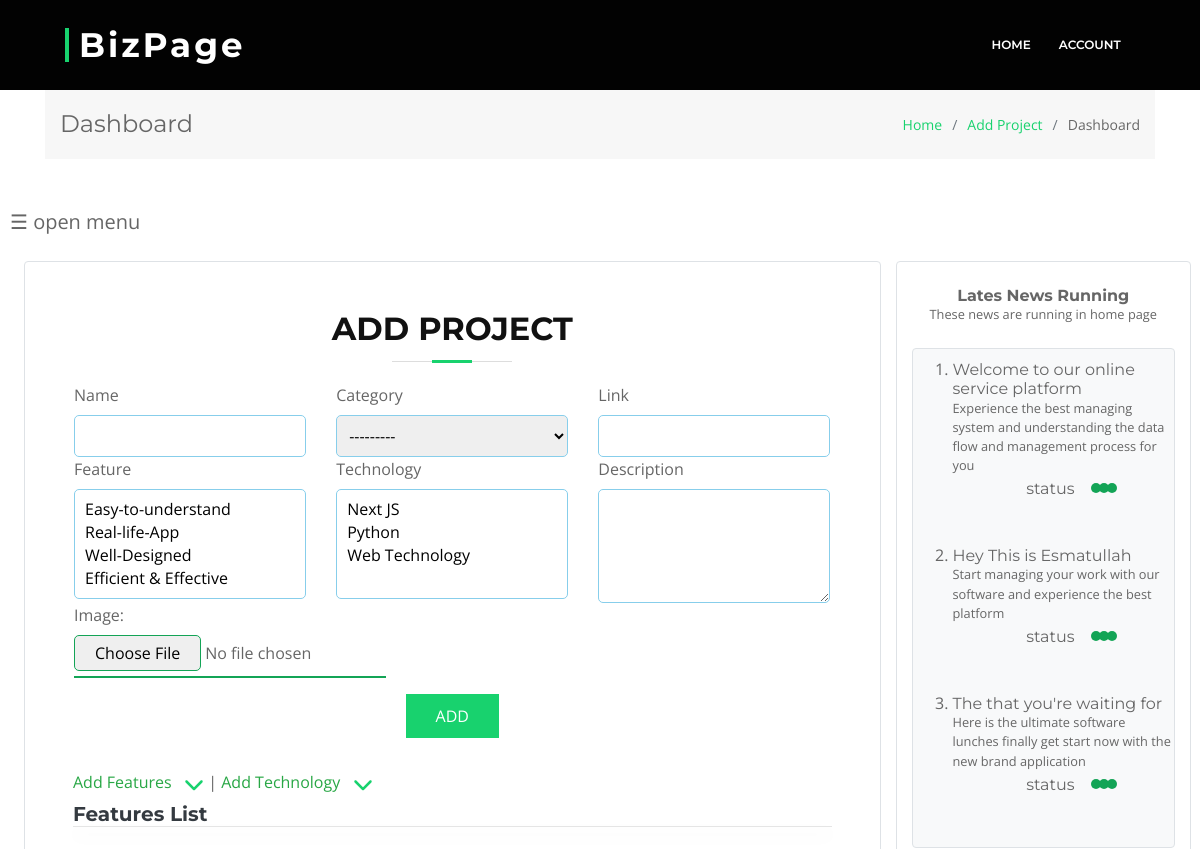
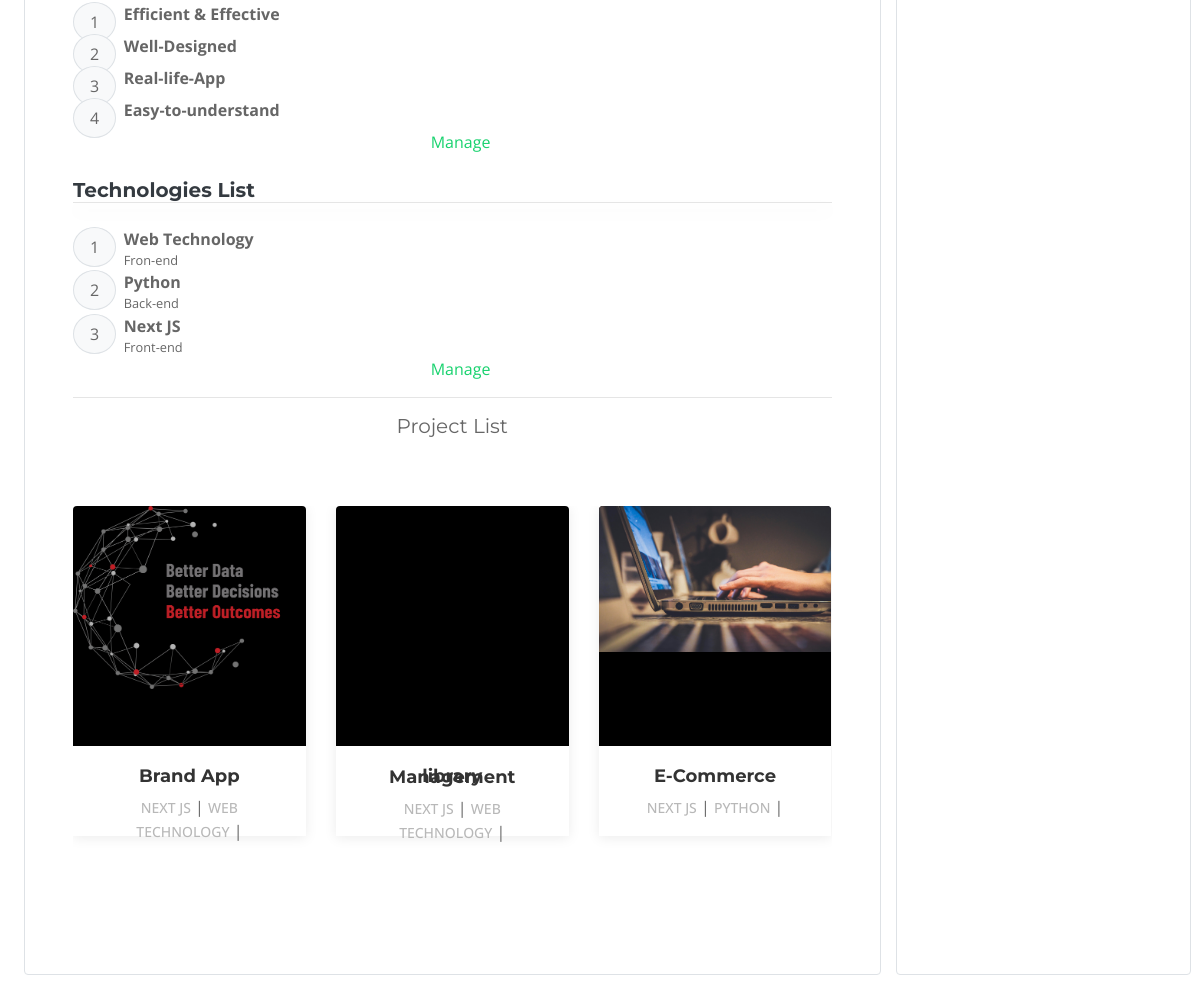
/dashboard/route/5, run on the app's committed database (2 pictures, top to bottom).
### blog/models.py (models this page shows, shortened)
class Feature(models.Model):
    name = models.CharField(max_length=100)
    def __str__(self):
        return self.name

class Technology(models.Model):
    name = models.CharField(max_length=100)
    type = models.CharField(max_length=100)
    def __str__(self):
        return self.name

class ProjectImage(models.Model):
    project = models.ForeignKey(Project, null=True, blank=True, on_delete=models.CASCADE)
    image = models.ImageField(default='default.jpg', upload_to="project_images")

class Project(models.Model):
    CATEGORY_CHOICES = [
        ('Business','Business'),
        ('Education','Education'),
        ('Social','Social'),
        ('Organization','Organization'),
    ]
    name = models.CharField(max_length=250)
    description = models.TextField(max_length=500)
    category = models.CharField(max_length=100, choices=CATEGORY_CHOICES)
    technology = models.ManyToManyField(Technology)
    feature = models.ManyToManyField(Feature)
    link = models.URLField()
    created_at = models.DateTimeField(auto_now=True)

class News(models.Model):
    headline = models.CharField(max_length=150)
    body_text = models.TextField(max_length=300)
    created_at = models.DateTimeField(auto_now=True)

### blog/views.py (the view)
# urls.py: path('dashboard/route/<flag>', views.dashboardRoute, name='dashboardRoute'),
def dashboardRoute(request, flag):
    contact_form = None
    skill_form = None
    skills = None
    info = None
    queries = None
    team_form = None
    team_member = None
    news_form = None
    news = News.objects.all().order_by('-created_at')
    project_form = None
    feature_form = None
    technology_form = None
    image_form = None
    features = None
    technologies = None
    project  = None
    user = None
    if flag == '1':
        contact_form = ContactForm()
        info = Contact.objects.all()
        flag = flag
    elif flag == '2':
        skill_form = SkillForm()
        skills = Skill.objects.all()
        print("HELLO")
        flag = flag
    elif flag == '3':
        queries = Query.objects.all().order_by('-id')
        flag = flag
    elif flag == '4':
        team_form = TeamForm()
        team_member = Team.objects.all()
        flag = flag
    elif flag == '5':
        flag == flag
        project_form = ProjectForm()
        feature_form = FeatureForm()
        technology_form = TechnologyForm()
        image_form = ProjectImageForm()
        features = Feature.objects.all().order_by("-id")
        technologies = Technology.objects.all().order_by("-id")
        project = Project.objects.all().order_by('-created_at')[:5]
    elif flag == '6':
        news_form = NewsForm()
        flag == flag
    elif flag == '7':
        user = User.objects.all()
        flag = flag
    context = {
        'users':user,
        'skill_form':skill_form,
        'contact_form':contact_form,
        'info':info,
        'skills':skills,
        'flag':flag,
        'queries':queries,
        'team_form':team_form,
        'team_member':team_member,
        'news_form':news_form,
        'news':news,
        'project_form':project_form,
        'feature_form':feature_form,
        'technology_form':technology_form,
        'image_form':image_form,
        'features':features,
        'technologies':technologies,
        'project':project,
    }
    return render(request, 'admin/dashboard.html', context)

### blog/forms.py
class ProjectForm(forms.ModelForm):
    class Meta:
        model = Project
        fields = ['name','category','link','feature','technology','description']
        widgets = {
            'technology': forms.SelectMultiple(attrs={'multiple':'multiple'}),
            'feature': forms.SelectMultiple(attrs={'multiple':'multiple'}),
            'description':forms.Textarea(attrs={'rows':4})
        }

class FeatureForm(forms.ModelForm):
    class Meta:
        model = Feature
        fields = "__all__"
        exclude = ("project",)
        widgets = {
            'name':forms.TextInput(attrs={
                'class':'form-control shadow-none mt-0',
                'placeholder':'Enter features..'
                })
        }

### templates/admin/dashboard.html (shortened to what this page needs)
{% load static %}
{% include '../links/link.html' %}
{% include '../forms/sub-header.html' %}
<div class="container">
   <section class="breadcrumbs">
    <div class="container">
      <div class="d-flex justify-content-between align-items-center">
        <h2>Dashboard</h2>
        <ol>
          <li><a href="{%  url 'index' %}">Home</a></li>
          <li><a href="{% url 'add_project' %}">Add Project</a></li>
          <li>Dashboard</li>
        </ol>
      </div>
    </div>
  </section>
</div>
<div class="">
    <span style="font-size:20px;cursor:pointer;margin-left: 10px;" onclick="openNav()">&#9776; open menu</span>
    <section id="main-section" class="p-4">
        <div class="row">
            <div class="col-md-9 col-lg-9 col-sm-12">
            {% if flag == '1' %}
            {% include 'admin/contact.html' %}
            {% elif flag == '2' %}
            {% include 'admin/skill.html' %}
            {% elif flag == '3' %}
            {% include 'admin/query.html' %}
            {% elif flag == '4' %}
            {% include 'admin/add_team.html' %}
            {% elif flag == '5' %}
            {% include 'admin/add_project_form.html' %}
            {% elif flag == '6' %}
            {% include 'admin/publish_news.html' %}
            {% elif flag == '7' %}
            {% include 'admin/manage_user.html' %}
            {% endif %}
            </div>
            <div class="col-md-3 col-lg-3 col-sm-12 bg-white border rounded ">
                <div class="py-4 text-center ">
                    <h6 class="font-weight-bold p-0 m-0">
                        Lates News Running
                    </h6>
                    <small>These news are running in home page </small>
                </div>
                {% if news %}
                    <ol class="bg-light border rounded py-2">
                    {% for new in news %}
                    <li>
                        <h6 class="p-0 m-0">{{new.headline}}</h6>
                        <small>{{new.body_text}}</small>
                        <h5>
                            <a href="{% url 'delete_news' new.id %}" class="confirm-delete">
                                <i class="icofont-ui-delete mr-3 text-danger"></i>
                            </a>
                            <a href="{% url 'update_news' new.id %}"><i class="icofont-law-document"></i></a>
                            <small class="ml-3 mr-2">status</small>
                            {% if not forloop.counter > 5 %}
                            <div class="typing d-inline px-5">
                                <span class="m-2"></span>
                                <span class="my-2 mx-3"></span>
                                <span class="my-2 ml-4"></span>
                            </div>
                            {% endif %}
                        </h5>
                    </li>
                    {% endfor %}
                    </ol>
                {% endif %}
            </div>
        </div>
    </section>
</div>

### templates/admin/add_project_form.html (shortened to what this page needs)
{% load static %}
{% include '../links/link.html' %}
{% include '../forms/sub-header.html' %}
<section class="rounded border p-5">
    <div class="section-header mb-3">
        <h3>Add Project</h3>
    </div>
    <div class="row">
        <form action="{% url 'add_project' %}" enctype="multipart/form-data" method="POST" class="px-3 w-full" >
            <div class="row">
            {% for field in project_form %}
            <div class="col-lg-4 col-md-4 col-sm-12">
                <label>{{field.label}}</label>
                {{field}}
            </div>
            {% endfor %}
            </div>
            {{image_form}}
            <div class="text-center my-3">
                <button type="submit">ADD</button>
            </div>
        </form>
    </div>
    <div>
        <span class="feature-opener cursor-pointer text-success">Add Features &nbsp;
            <svg xmlns="http://www.w3.org/2000/svg" height="20" width="20" id="svgRotate"
                viewBox="0 0 512 512">
                <path fill="#18d26e"
                d="M233.4 406.6c12.5 12.5 32.8 12.5 45.3
                0l192-192c12.5-12.5 12.5-32.8 0-45.3s-32.8-12.5-45.3
                0L256 338.7 86.6 169.4c-12.5-12.5-32.8-12.5-45.3 0s-12.5 32.8 0 45.3l192 192z"/>
            </svg>
        </span> |
        <span class="technology-opener cursor-pointer text-success">Add Technology &nbsp;
            <svg xmlns="http://www.w3.org/2000/svg" height="20" width="20" id="svgRotatet"
                viewBox="0 0 512 512">
                <path fill="#18d26e"
                d="M233.4 406.6c12.5 12.5 32.8 12.5 45.3
                0l192-192c12.5-12.5 12.5-32.8 0-45.3s-32.8-12.5-45.3
                0L256 338.7 86.6 169.4c-12.5-12.5-32.8-12.5-45.3 0s-12.5 32.8 0 45.3l192 192z"/>
            </svg>
        </span>
    </div>
    <div class="pt-2">
        <h5 class="font-weight-bold text-dark m-0 p-0">Features List</h5>
    </div>
    {% if features %}
    <div class="feature mb-3">
        <hr class="shadow p-0 mt-0 mb-4">
        {% for feature in features %}
        <div class="row">
            <div class="col-1 pt-2">
                <span class="bg-light px-3 py-2 rounded-circle border border-secondary-subtle">{{forloop.counter}}</span>
            </div>
            <div class="col-11 px-0">
                <span class="font-weight-bold">{{feature.name}}</span>
            </div>
        </div>
        {% endfor %}
        <div class="text-center">
            <a href="{% url 'manage_feature_technology' 'f' %}"><i class="icofont-gear"></i>&nbsp;Manage</a>
        </div>
    </div>
    {% else %}
    <div class=" m-0 p-0">
        <hr class="shadow m-0 p-0">
        <h6 class="text-dark m-0 p-0">No feature found. <span class="text-success">Let's create!</span></h6>
        <small>click on the Add featue and start adding new feature.</small>
    </div>
    {% endif %}
    <div class="pt-2">
        <h5 class="font-weight-bold text-dark m-0 p-0">Technologies List</h5>
    </div>
    {% if technologies %}
    <div class="feature">
        <hr class="shadow p-0 mt-0 mb-4">
        {% for technology in technologies %}
        <div class="row">
            <div class="col-1 pt-2">
                <span class="bg-light px-3 py-2 rounded-circle border border-secondary-subtle">{{forloop.counter}}</span>
            </div>
            <div class="col-11 px-0">
                <span class="font-weight-bold">{{technology.name}}</span>
                <span class="d-block"><small>{{technology.type}}</small></span>
            </div>
        </div>
        {% endfor %}
        <div class="text-center">
            <a href="{% url 'manage_feature_technology' 't' %}"><i class="icofont-gear"></i>&nbsp;Manage</a>
        </div>
    </div>
    {% else %}
    <p>
        <hr class="shadow m-0 p-0">
        <h6 class="text-dark m-0 p-0">No technology found. <span class="text-success">Let's create!</span></h6>
        <small>click on the Add technology and start adding new technology.</small>
    </p>
    {% endif%}
    <hr>
    <h5 class="my-2 text-center">
        Project List
    </h5>
    {% if project %}
    <section id="portfolio">
        <div class="row portfolio-container" data-aos="fade-up" data-aos-delay="200">
            {% for app in project %}
            <div class="col-lg-4 col-md-6 portfolio-item filter-web">
                <div class="portfolio-wrap">
                  <figure>
                      {% for img in app.projectimage_set.all %}
                      {% if forloop.counter == 1 %}
                      <img src="{{img.image.url}}" class="img-fluid" alt="">
                      {% endif %}
                      {% endfor %}
                  </figure>
                  <div class="portfolio-info">
                    <h4><a href="{% url 'portfolio' app.id %}">{{app.name}}</a></h4>
                    {% for tech in app.technology.all %}
                    <p class="d-inline">{{tech.name}}</p> |
                    {% endfor %}
                  </div>
                </div>
              </div>
            {% endfor %}
        </div>
    </section>
    {% endif %}
</section>

### blog/static/css/style.css (style rules this page uses)
.cursor-pointer { cursor: pointer; }
input[type="file"] { border-bottom: 2px solid #13a456; padding-bottom: 5px; display: block; }
label { font-size: 16px; }
select, textarea, input[type='number'], input[type='url'], input[type='email'], input[type='password'], input[type='text'] { padding: 8px; border: 1px solid skyblue; border-radius: 5px; width: 100%; }
a { color: #18d26e; transition: 0.5s; }
p { padding: 0; margin: 0 0 30px 0; }
h1, h2, h3, h4, h5, h6 { font-family: "Montserrat", sans-serif; font-weight: 400; margin: 0 0 20px 0; padding: 0; }
section { overflow: hidden; }
.section-header h3 { font-size: 32px; color: #111; text-transform: uppercase; text-align: center; font-weight: 700; position: relative; padding-bottom: 15px; }
.section-header h3::before { content: ''; position: absolute; display: block; width: 120px; height: 1px; background: #ddd; bottom: 1px; left: calc(50% - 60px); }
.section-header h3::after { content: ''; position: absolute; display: block; width: 40px; height: 3px; background: #18d26e; bottom: 0; left: calc(50% - 20px); }
.breadcrumbs { padding: 20px 0; background-color: #f7f7f7; min-height: 40px; margin-top: 90px; }
.breadcrumbs h2 { font-size: 24px; margin-bottom: 0; font-weight: 400; }
.breadcrumbs ol { display: flex; flex-wrap: wrap; list-style: none; padding: 0; margin: 0; font-size: 14px; }
.breadcrumbs ol li + li { padding-left: 10px; }
.breadcrumbs ol li + li::before { display: inline-block; padding-right: 10px; color: #6c757d; content: "/"; }
#portfolio { padding: 60px 0; }
#portfolio .portfolio-wrap { box-shadow: 0px 2px 12px rgba(0, 0, 0, 0.08); transition: 0.3s; }
#portfolio .portfolio-item { position: relative; height: 360px; overflow: hidden; }
#portfolio .portfolio-item figure { background: #000; overflow: hidden; height: 240px; position: relative; border-radius: 4px 4px 0 0; margin: 0; }
#portfolio .portfolio-item .portfolio-info { background: #fff; text-align: center; padding: 30px; height: 90px; border-radius: 0 0 3px 3px; }
#portfolio .portfolio-item .portfolio-info h4 { font-size: 18px; line-height: 1px; font-weight: 700; margin-bottom: 18px; padding-bottom: 0; }
#portfolio .portfolio-item .portfolio-info h4 a { color: #333; }
#portfolio .portfolio-item .portfolio-info p { padding: 0; margin: 0; color: #b8b8b8; font-weight: 500; font-size: 14px; text-transform: uppercase; }
button[type="submit"] { background: #18d26e; border: 0; padding: 10px 30px; color: #fff; transition: 0.4s; cursor: pointer; }

### data on the page
Feature: name "Efficient & Effective"
Feature: name "Well-Designed"
Feature: name "Real-life-App"
Feature: name "Easy-to-understand"
Technology: name "Web Technology", type "Fron-end", name "WEB TECHNOLOGY"
Technology: name "Python", type "Back-end", name "PYTHON"
Technology: name "Next JS", type "Front-end", name "NEXT JS"
Project: name "Brand App"
ProjectImage: image (picture)
Project: name "library Management"
Project: name "E-Commerce"
ProjectImage: image (picture)
News: headline "Welcome to our online service platform", body_text "Experience the best managing system and understanding the data flow and management process for you"
News: headline "Hey This is Esmatullah", body_text "Start managing your work with our software and experience the best platform"
News: headline "The that you're waiting for", body_text "Here is the ultimate software lunches finally get start now with the new brand application"

### other printed values
{{ field.label }} "Name" "Category" "Link" "Feature" "Technology" "Description"
